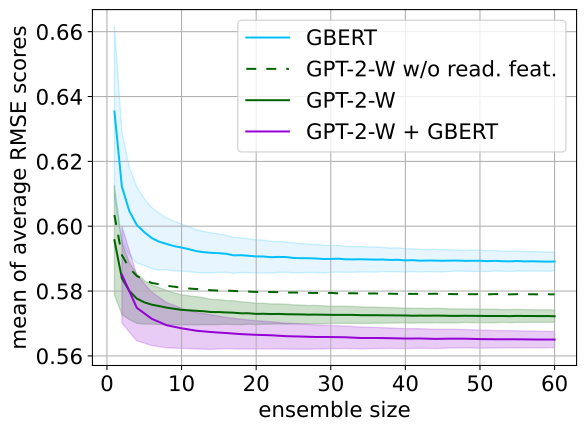

This figure's Python source:
import colorsys

import matplotlib.colors as mc
import matplotlib.pyplot as plt
import numpy as np
import pandas as pd


def get_scores(df):
    rmse_means = []
    rmse_stds = []
    for i in range(1, max(df['ensemble_size']) + 1):
        rmse_means.append(df[df['ensemble_size'] == i]['root_mean_squared_error_mean'].mean())
        rmse_stds.append(df[df['ensemble_size'] == i]['root_mean_squared_error_std'].mean())
    return np.array(rmse_means), np.array(rmse_stds)


def adjust_lightness(color, amount=0.5):
    try:
        c = mc.cnames[color]
    except:
        c = color
    c = colorsys.rgb_to_hls(*mc.to_rgb(c))
    return colorsys.hls_to_rgb(c[0], max(0., min(1., amount * c[1])), c[2])


def main():
    plt.rcParams.update({'font.size': 16})

    # GBERT
    means, stds = get_scores(pd.read_csv('../training/ensemble_scores_gbert.csv', delimiter=";"))
    x_axis = np.arange(1, 61)
    plt.plot(x_axis, means, '-', label='GBERT', color='deepskyblue')
    plt.fill_between(x_axis, means - stds, means + stds, alpha=0.2, linestyle='-', edgecolor='deepskyblue',
                     facecolor='lightskyblue')

    # GPT-2 XL Wechsel without handcrafted features
    means, stds = get_scores(
        pd.read_csv('../training/ensemble_scores_gpt2_xl_wechsel_german_without_handcrafted_features.csv',
                    delimiter=";"))
    x_axis = np.arange(1, 61)
    plt.plot(x_axis, means, linestyle=(0, (5, 5)), label='GPT-2-W w/o read. feat.',
             color=adjust_lightness('darkgreen', 1.0))

    # GPT-2 XL Wechsel
    means, stds = get_scores(pd.read_csv('../training/ensemble_scores_gpt2_xl_wechsel_german.csv', delimiter=";"))
    x_axis = np.arange(1, 61)
    plt.plot(x_axis, means, '-', label='GPT-2-W', color='darkgreen')
    plt.fill_between(x_axis, means - stds, means + stds, alpha=0.2, linestyle='-', edgecolor='darkgreen',
                     facecolor='darkgreen')

    # GPT-2 XL Wechsel + GBERT
    means, stds = get_scores(pd.read_csv('../training/ensemble_scores_gpt2_xl_wechsel_german_gbert.csv', delimiter=";"))
    x_axis = np.arange(2, 61, 2)  # ensemble size n means n gtp2 and n gbert models combined
    means = means[:30]
    stds = stds[:30]
    plt.plot(x_axis, means, '-', label='GPT-2-W + GBERT', color='darkviolet')
    plt.fill_between(x_axis, means - stds, means + stds, alpha=0.2, linestyle='-', edgecolor='darkviolet',
                     facecolor='darkviolet')

    plt.xlabel('ensemble size')
    plt.ylabel('mean of average RMSE scores')
    plt.legend()
    plt.grid()
    plt.tight_layout()
    plt.savefig(f'presentation_ensemble_plot.svg', bbox_inches='tight')


if __name__ == '__main__':
    main()
